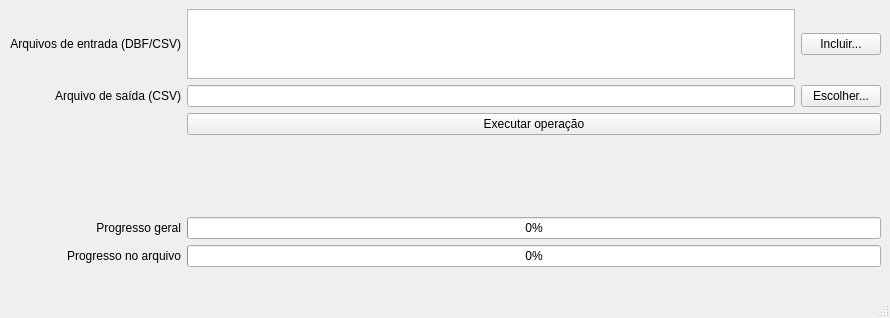
<?xml version="1.0" encoding="UTF-8"?>
<ui version="4.0">
 <class>MainWindow</class>
 <widget class="QMainWindow" name="MainWindow">
  <property name="geometry">
   <rect>
    <x>0</x>
    <y>0</y>
    <width>890</width>
    <height>318</height>
   </rect>
  </property>
  <property name="sizePolicy">
   <sizepolicy hsizetype="Preferred" vsizetype="Preferred">
    <horstretch>0</horstretch>
    <verstretch>0</verstretch>
   </sizepolicy>
  </property>
  <property name="windowTitle">
   <string>Augmented SIM</string>
  </property>
  <property name="locale">
   <locale language="Portuguese" country="Brazil"/>
  </property>
  <widget class="QWidget" name="centralwidget">
   <layout class="QGridLayout" name="gridLayout" rowstretch="4,4,4,4,4,4,0,0,0,0,0" columnstretch="2,5,2,0">
    <item row="0" column="3">
     <widget class="QPushButton" name="btn_file1">
      <property name="sizePolicy">
       <sizepolicy hsizetype="Preferred" vsizetype="Fixed">
        <horstretch>0</horstretch>
        <verstretch>0</verstretch>
       </sizepolicy>
      </property>
      <property name="maximumSize">
       <size>
        <width>100</width>
        <height>16777215</height>
       </size>
      </property>
      <property name="text">
       <string>Incluir...</string>
      </property>
     </widget>
    </item>
    <item row="1" column="0">
     <widget class="QLabel" name="label_outfile1">
      <property name="text">
       <string>Arquivo de saída (CSV)</string>
      </property>
      <property name="alignment">
       <set>Qt::AlignRight|Qt::AlignTrailing|Qt::AlignVCenter</set>
      </property>
     </widget>
    </item>
    <item row="8" column="1" colspan="3">
     <widget class="QLabel" name="label_current_file">
      <property name="text">
       <string/>
      </property>
      <property name="alignment">
       <set>Qt::AlignRight|Qt::AlignTrailing|Qt::AlignVCenter</set>
      </property>
     </widget>
    </item>
    <item row="0" column="0">
     <widget class="QLabel" name="label_file1">
      <property name="text">
       <string>Arquivos de entrada (DBF/CSV)</string>
      </property>
      <property name="alignment">
       <set>Qt::AlignRight|Qt::AlignTrailing|Qt::AlignVCenter</set>
      </property>
     </widget>
    </item>
    <item row="1" column="1" colspan="2">
     <widget class="QLineEdit" name="edit_outfile1"/>
    </item>
    <item row="1" column="3">
     <widget class="QPushButton" name="btn_outfile1">
      <property name="sizePolicy">
       <sizepolicy hsizetype="Preferred" vsizetype="Fixed">
        <horstretch>0</horstretch>
        <verstretch>0</verstretch>
       </sizepolicy>
      </property>
      <property name="maximumSize">
       <size>
        <width>100</width>
        <height>16777215</height>
       </size>
      </property>
      <property name="text">
       <string>Escolher...</string>
      </property>
     </widget>
    </item>
    <item row="0" column="1" colspan="2">
     <widget class="QListWidget" name="list_infile1">
      <property name="sizePolicy">
       <sizepolicy hsizetype="Expanding" vsizetype="Preferred">
        <horstretch>0</horstretch>
        <verstretch>0</verstretch>
       </sizepolicy>
      </property>
      <property name="dragDropMode">
       <enum>QAbstractItemView::InternalMove</enum>
      </property>
     </widget>
    </item>
    <item row="2" column="1" colspan="3">
     <widget class="QPushButton" name="btn_execute">
      <property name="text">
       <string>Executar operação</string>
      </property>
     </widget>
    </item>
    <item row="5" column="1" colspan="3">
     <widget class="QProgressBar" name="pbar_current">
      <property name="value">
       <number>0</number>
      </property>
     </widget>
    </item>
    <item row="4" column="1" colspan="3">
     <widget class="QProgressBar" name="pbar_overall">
      <property name="value">
       <number>0</number>
      </property>
     </widget>
    </item>
    <item row="4" column="0">
     <widget class="QLabel" name="label_overall_progress">
      <property name="text">
       <string>Progresso geral</string>
      </property>
      <property name="alignment">
       <set>Qt::AlignRight|Qt::AlignTrailing|Qt::AlignVCenter</set>
      </property>
     </widget>
    </item>
    <item row="5" column="0">
     <widget class="QLabel" name="label_current_progress">
      <property name="text">
       <string>Progresso no arquivo</string>
      </property>
      <property name="alignment">
       <set>Qt::AlignRight|Qt::AlignTrailing|Qt::AlignVCenter</set>
      </property>
     </widget>
    </item>
    <item row="3" column="0" colspan="4">
     <widget class="QLabel" name="label_msg">
      <property name="sizePolicy">
       <sizepolicy hsizetype="Preferred" vsizetype="Preferred">
        <horstretch>0</horstretch>
        <verstretch>0</verstretch>
       </sizepolicy>
      </property>
      <property name="font">
       <font>
        <weight>75</weight>
        <bold>true</bold>
       </font>
      </property>
      <property name="text">
       <string/>
      </property>
      <property name="alignment">
       <set>Qt::AlignCenter</set>
      </property>
     </widget>
    </item>
   </layout>
  </widget>
  <widget class="QStatusBar" name="statusbar"/>
 </widget>
 <resources/>
 <connections/>
</ui>
